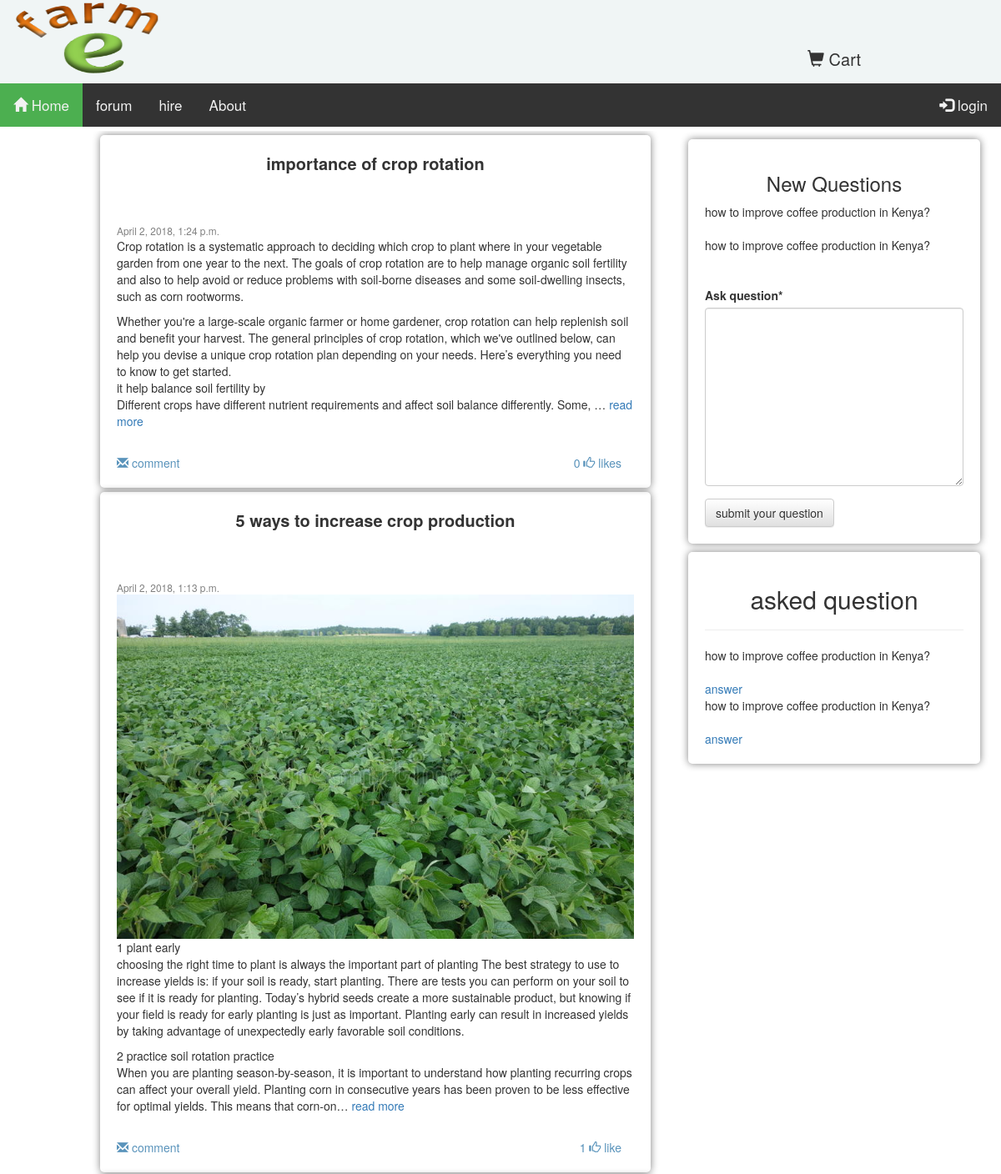
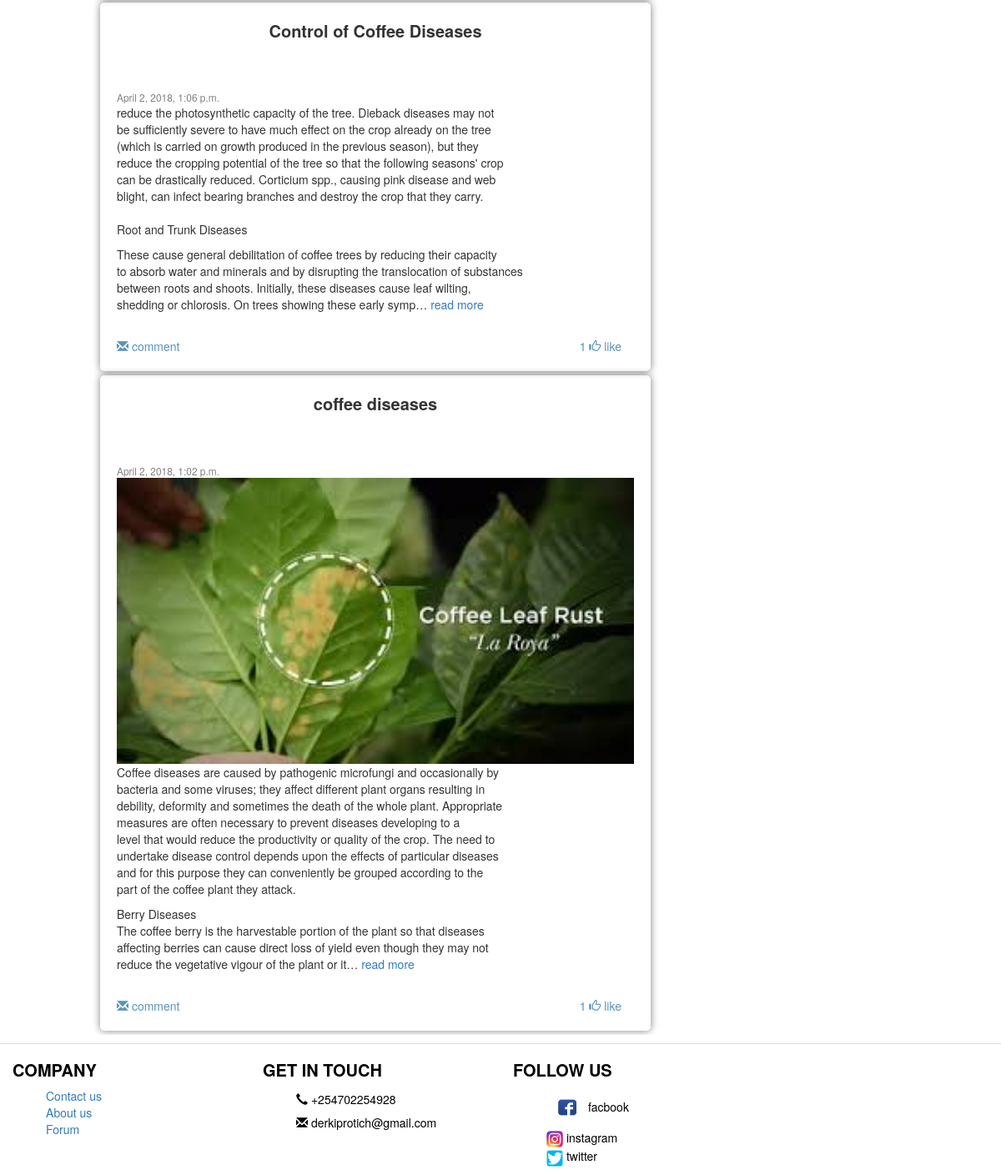
Page /forum/post/ on the committed database (2 pictures, top to bottom).
### forum/models.py (models this page shows, shortened)
class Post(models.Model):
    title=models.CharField(max_length=250, db_index=True)
    image = models.ImageField(upload_to=upload, blank=True)
    Description=models.TextField()
    date = models.DateTimeField(auto_now_add=True)
    likes= models.ManyToManyField(settings.AUTH_USER_MODEL, blank=True, related_name='post_likes')
    class Meta:
        ordering=('-date',)
        index_together=(('id','title'),)
    def get_absolute_url(self):
        return reverse('post_details', args=[self.id ])

class Question(models.Model):
    user = models.ForeignKey(settings.AUTH_USER_MODEL,default=1,on_delete=models.CASCADE)
    ask_question =models.TextField()
    asked = models.DateTimeField(auto_now_add=True)
    class Meta:
        ordering =('asked',)
        get_latest_by ='asked'
    def get_url(self):
        return  reverse('quest', args=[self.id])

### forum/views.py (the view)
# urls.py: url(r'post/',views.postView, name='postview'),
def postView(request,q_id=None):
    posts = Post.objects.all()
    questions = Question.objects.all()
    new_questions=Question.objects.order_by('-asked')[0:4]
    paginator = Paginator(questions, 10)
    page = request.GET.get('page')
    try:
        questions = paginator.page(page)
    except PageNotAnInteger:
        questions = paginator.page(1)
    except EmptyPage:
        questions = paginator.page(paginator.num_pages)
    if request.method =='POST':
        Q_form=QuestionForm(request.POST)
        if Q_form.is_valid():
            cd = Q_form.cleaned_data
            Q_form.save()
    else:
        Q_form=QuestionForm()
    return render(request, 'forum/blog.html', {'posts': posts,
                                               'Q_form':Q_form,
                                               'questions':questions,
                                               'new_questions':new_questions,
                                               }
                  )

### forum/forms.py
class QuestionForm(forms.ModelForm):
    class Meta:
        model=Question
        fields=['ask_question',]
        widgets={'ask_question': forms.Textarea(attrs={'class':'input'})}

### cart/cart.py (called while the page is built)
	def __len__(self):
		return sum(item['quantity' ] for item in self.cart.values())

### cart/context_processors.py (called while the page is built)
def cart(request):
	return {'cart': Cart(request)}

### efarm/templates/forum/blog.html (shortened to what this page needs)
{% extends "shop/base.html" %}
{% load crispy_forms_tags %}
{% load post_tags %}
{% load staticfiles %}
{% block content %}
<div class="col-md-1 col-sm-0 col-xs-0">
</div>
<div  class=" post col-md-7 col-sm-9 col-xs-12">
    {% for post in posts %}
    <div class="pst">
            <div style="font-weight:bold; font-size:20px;"><center>{{ post.title }}</center><br><br></div>
              <small><div class="dat"  >{{ post.date }}</div></small>
                    {% if post.image %}
                    <img src="{{post.image.url}} " style="height:auto;width:680px" class="img-responsive">
                    {% endif %}
                {{post.Description|linebreaks|safe|truncatechars:800 }}
        <a href="{{post.get_absolute_url}}">read more</a><br><br>
        <div style="float:right; padding-right:15px; color:#5993bb;">{% with post.likes.count as total_likes %}{{ total_likes}} <span class="glyphicon glyphicon-thumbs-up"  ></span> like{{total_likes|pluralize}}</div>{% endwith %}
            <div style="color:#5993bb;">
                {% with comments.count as total_comments %}
               <span class="glyphicon glyphicon-envelope"></span> {{ total_comments }} comment{{ total_comments|pluralize }}
                {% endwith %}
                </div>
        </div>
        {% endfor%}
</div>
<div class="col-md-4 col-sm-12 col-xs-12">
    <div class="que">
        <center><h3>New Questions </h3></center>
        {% for quiz in new_questions %}
        {{quiz.ask_question}}<br><br>
        {% endfor %}
        <br>
        <form method="POST" action="."  id="post-form">
            {{Q_form|crispy}}
            <input type="submit" value="submit your question" class="btn btn-default">
        </form>
    </div>
    <div class="que">
<center><h2>asked question<hr></h2></center>
        {%  for question in questions %}
         {{question.ask_question}}<br><br>
        <a href="{{question.get_url}}">answer</a><br>
        {% endfor %}
    </div>
</div>
{% endblock %}

### static/css/main.css (style rules this page uses)
body { margin: 0px 0px 0px 0px; font-family:helvetica, sans-serif; height: 100%; }
.pst { margin:5px; border:1px ; border-radius:5px; box-shadow: 0px 0px 0px grey; -webkit-transition:box-shadow .6s ease-out; box-shadow: .10px .10px 10px grey; padding:20px; }
.dat { color:grey }
.que { margin:10px; border:1px ; border-radius:5px; box-shadow: 0px 0px 0px grey; -webkit-transition:box-shadow .6s ease-out; box-shadow: .10px .10px 10px grey; padding:20px; }
.input { width:350px; height:100px; border-radius:8px; }
* { box-sizing: border-box; }
a { text-decoration:none; color:black; }
.btn { background-color: #4CAF50; border-radius: 3px; align-content: center; }

### rows in the picture
Post: title "importance of crop rotation", date "April 2, 2018, 1:24 p.m.", Description "Crop rotation is a systematic approach to deciding which crop to plant where in your vegetable garden from one year to the next. The goals of crop rotation are to help manage organic soil fertility and also to help avoid or reduce problems with soil-borne diseases and some soil-dwelling insects, such as corn rootworms. Whether you're a large-scale organic farmer or home gardener, crop rotation can help replenish soil and benefit your harvest. The general principles of crop rotation, which we've outlined below, can help you devise a unique crop rotation plan depending on your needs. Here’s everything you need to know to get started. it help balance soil fertility by Different crops have…", likes.count "0"
Post: title "5 ways to increase crop production", date "April 2, 2018, 1:13 p.m.", image (picture), Description "1 plant early choosing the right time to plant is always the important part of planting The best strategy to use to increase yields is: if your soil is ready, start planting. There are tests you can perform on your soil to see if it is ready for planting. Today’s hybrid seeds create a more sustainable product, but knowing if your field is ready for early planting is just as important. Planting early can result in increased yields by taking advantage of unexpectedly early favorable soil conditions. 2 practice soil rotation practice When you are planting season-by-season, it is important to understand how planting recurring crops can affect your overall yield. Planting corn in consecutive…", likes.count "1"
Post: title "Control of Coffee Diseases", date "April 2, 2018, 1:06 p.m.", Description "reduce the photosynthetic capacity of the tree. Dieback diseases may not be sufficiently severe to have much effect on the crop already on the tree (which is carried on growth produced in the previous season), but they reduce the cropping potential of the tree so that the following seasons' crop can be drastically reduced. Corticium spp., causing pink disease and web blight, can infect bearing branches and destroy the crop that they carry. Root and Trunk Diseases These cause general debilitation of coffee trees by reducing their capacity to absorb water and minerals and by disrupting the translocation of substances between roots and shoots. Initially, these diseases cause leaf wilting,…", likes.count "1"
Post: title "coffee diseases", date "April 2, 2018, 1:02 p.m.", image (picture), Description "Coffee diseases are caused by pathogenic microfungi and occasionally by bacteria and some viruses; they affect different plant organs resulting in debility, deformity and sometimes the death of the whole plant. Appropriate measures are often necessary to prevent diseases developing to a level that would reduce the productivity or quality of the crop. The need to undertake disease control depends upon the effects of particular diseases and for this purpose they can conveniently be grouped according to the part of the coffee plant they attack. Berry Diseases The coffee berry is the harvestable portion of the plant so that diseases affecting berries can cause direct loss of yield even though…", likes.count "1"
Question: ask_question "how to improve coffee production in Kenya?"
Question: ask_question "how to improve coffee production in Kenya?"
